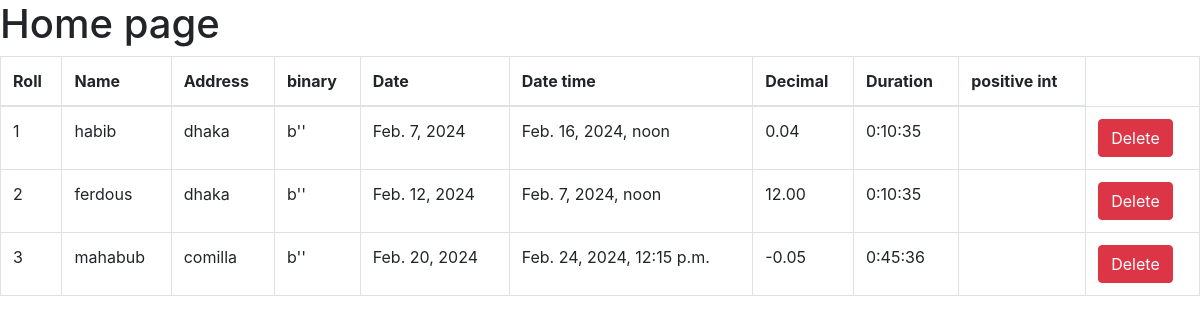
The page / on the database its author committed.
### firstapp/models.py (models this page shows, shortened)
class habib(models.Model):
    name = models.CharField(max_length= 20)
    roll = models.AutoField(primary_key= True)
    address = models.TextField()
    binary_field = models.BinaryField()
    boolean_field = models.BooleanField()
    date_field = models.DateField()
    date_time_field = models.DateTimeField()
    decimal_field = models.DecimalField(max_digits=5, decimal_places=2)
    duration_field = models.DurationField()

### firstapp/views.py (the view)
# urls.py: path('', views.home, name="homepage"),
def home(request):
    student = models.habib.objects.all()
    return render(request,"home.html", {'data': student})

### firstapp/templates/home.html (shortened to what this page needs)
<!DOCTYPE html>
<html lang="en">
  <head>
    <link
      rel="stylesheet"
      href="https://cdn.jsdelivr.net/npm/bootstrap@4.0.0/dist/css/bootstrap.min.css"
    />
  </head>
  <body>
    <h1>Home page</h1>
    {% if data %}
    <table class="table table-bordered">
      <thead>
        <tr>
          <th scope="col">Roll</th>
          <th scope="col">Name</th>
          <th scope="col">Address</th>
          <th scope="col">binary</th>
          <th scope="col">Date</th>
          <th scope="col">Date time</th>
          <th scope="col">Decimal</th>
          <th scope="col">Duration</th>
          <th scope="col">positive int</th>
        </tr>
      </thead>
      <tbody>
        {% for st in data %}
        <tr>
          <td>{{st.roll}}</td>
          <td>{{st.name}}</td>
          <td>{{st.address}}</td>
          <td>{{st.binary_field}}</td>
          <td>{{st.date_field}}</td>
          <td>{{st.date_time_field}}</td>
          <td>{{st.decimal_field}}</td>
          <td>{{st.duration_field}}</td>
          <td>{{st.positive_integer_field}}</td>
          <td><a class="btn btn-danger text-white" href="{% url 'delete_student' st.roll %}">Delete</a></td>
        </tr>
        {%endfor%}
      </tbody>
    </table>
    {% else %}
    <h3>No data available to show</h3>
    {% endif%}
  </body>
</html>

### rows shown on the page
habib: roll "1", name "habib", address "dhaka", binary_field "b''", date_field "Feb. 7, 2024", date_time_field "Feb. 16, 2024, noon", decimal_field "0.04", duration_field "0:10:35"
habib: roll "2", name "ferdous", address "dhaka", binary_field "b''", date_field "Feb. 12, 2024", date_time_field "Feb. 7, 2024, noon", decimal_field "12.00", duration_field "0:10:35"
habib: roll "3", name "mahabub", address "comilla", binary_field "b''", date_field "Feb. 20, 2024", date_time_field "Feb. 24, 2024, 12:15 p.m.", decimal_field "-0.05", duration_field "0:45:36"
